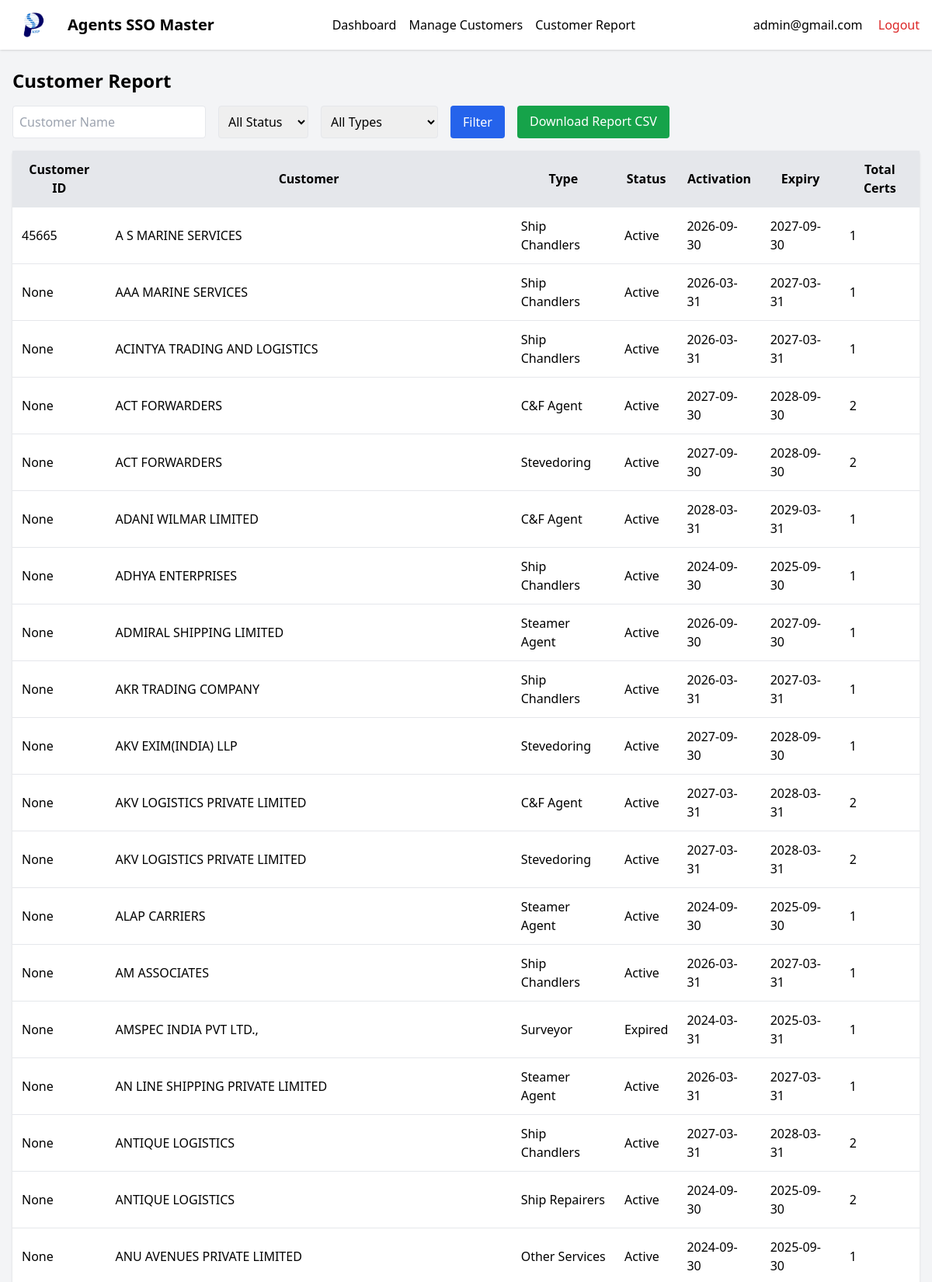
The app's page /report (signed in, upper part) with its own data.
### tables this page shows
CREATE TABLE certificates (
            id INTEGER PRIMARY KEY AUTOINCREMENT,
            customer_id INTEGER,
            cert_type TEXT,
            status TEXT,
            activation_date TEXT,
            expiration_date TEXT,
            verified INTEGER DEFAULT 0,
            FOREIGN KEY(customer_id) REFERENCES customers(id)
        );

CREATE TABLE customers (
            id INTEGER PRIMARY KEY AUTOINCREMENT,
            code TEXT UNIQUE,
            name TEXT,
            address TEXT,
            phone TEXT,
            email TEXT,
            pan TEXT,
            gst TEXT
        );

### main.py (the view)
@app.route('/report')
def report():
    if 'user_id' not in session:
        return redirect(url_for('login'))
    name_filter = request.args.get('name', '').strip().lower()
    status_filter = request.args.get('status', '')
    type_filter = request.args.get('type', '')
    conn = get_db_connection()
    query = '''
        SELECT c.name AS customer_name, c.code AS customer_code,
               cert.cert_type, cert.status,
               cert.activation_date, cert.expiration_date,
               (SELECT COUNT(*) FROM certificates WHERE customer_id = c.id) as total_certs
        FROM certificates cert
        JOIN customers c ON cert.customer_id = c.id
    '''
    filters = []
    params = []
    if name_filter:
        filters.append("LOWER(c.name) LIKE ?")
        params.append(f"%{name_filter}%")
    if status_filter:
        filters.append("cert.status = ?")
        params.append(status_filter)
    if type_filter:
        filters.append("cert.cert_type = ?")
        params.append(type_filter)
    if filters:
        query += " WHERE " + " AND ".join(filters)
    query += " ORDER BY c.name ASC, cert.cert_type ASC"
    report = conn.execute(query, params).fetchall()
    cert_types = [row["cert_type"] for row in conn.execute("SELECT DISTINCT cert_type FROM certificates").fetchall()]
    conn.close()
    return render_template("report.html", report=report, cert_types=cert_types)

### main.py (called while the page is built)
def get_db_connection():
    conn = sqlite3.connect(DATABASE)
    conn.row_factory = sqlite3.Row
    return conn

### templates/report.html (shortened to what this page needs)
{% extends "base.html" %}
{% block content %}
<div class="max-w-7xl mx-auto px-4 py-6">
  <h1 class="text-2xl font-bold mb-4">Customer Report</h1>
  <div class="flex gap-4 mb-4">
    <input type="text" id="fName" placeholder="Customer Name" class="border p-2 rounded"/>
    <select id="fStatus" class="border p-2 rounded">
      <option value="">All Status</option>
    </select>
    <select id="fType" class="border p-2 rounded">
      <option value="">All Types</option>
    </select>
    <button onclick="applyReportFilters()" class="bg-blue-600 text-white px-4 py-2 rounded hover:bg-blue-700">Filter</button>
    <a href="{{ url_for('download_report', name=request.args.get('name',''), status=request.args.get('status',''), type=request.args.get('type','')) }}"
       class="bg-green-600 text-white px-4 py-2 rounded hover:bg-green-700">Download Report CSV</a>
  </div>
  <table class="min-w-full bg-white rounded shadow">
    <thead class="bg-gray-200">
      <tr>
        <th class="p-3">Customer ID</th>
        <th class="p-3">Customer</th>
        <th class="p-3">Type</th>
        <th class="p-3">Status</th>
        <th class="p-3">Activation</th>
        <th class="p-3">Expiry</th>
        <th class="p-3">Total Certs</th>
      </tr>
    </thead>
    <tbody id="reportTable">
      {% for row in report %}
      <tr class="border-t">
        <td class="p-3">{{ row.customer_code }}</td>
        <td class="p-3">{{ row.customer_name }}</td>
        <td class="p-3">{{ row.cert_type }}</td>
        <td class="p-3">{{ row.status }}</td>
        <td class="p-3">{{ row.activation_date }}</td>
        <td class="p-3">{{ row.expiration_date }}</td>
        <td class="p-3">{{ row.total_certs }}</td>
      </tr>
      {% endfor %}
    </tbody>
  </table>
</div>
{% endblock %}

### records on screen
certificates: customer_code "45665", customer_name "A S MARINE SERVICES", cert_type "Ship Chandlers", status "Active", activation_date "2026-09-30", expiration_date "2027-09-30", total_certs "1"
certificates: customer_code "None", customer_name "AAA MARINE SERVICES", cert_type "Ship Chandlers", status "Active", activation_date "2026-03-31", expiration_date "2027-03-31", total_certs "1"
certificates: customer_code "None", customer_name "ACINTYA TRADING AND LOGISTICS", cert_type "Ship Chandlers", status "Active", activation_date "2026-03-31", expiration_date "2027-03-31", total_certs "1"
certificates: customer_code "None", customer_name "ACT FORWARDERS", cert_type "C&F Agent", status "Active", activation_date "2027-09-30", expiration_date "2028-09-30", total_certs "2"
certificates: customer_code "None", customer_name "ACT FORWARDERS", cert_type "Stevedoring", status "Active", activation_date "2027-09-30", expiration_date "2028-09-30", total_certs "2"
certificates: customer_code "None", customer_name "ADANI WILMAR LIMITED", cert_type "C&F Agent", status "Active", activation_date "2028-03-31", expiration_date "2029-03-31", total_certs "1"
certificates: customer_code "None", customer_name "ADHYA ENTERPRISES", cert_type "Ship Chandlers", status "Active", activation_date "2024-09-30", expiration_date "2025-09-30", total_certs "1"
certificates: customer_code "None", customer_name "ADMIRAL SHIPPING LIMITED", cert_type "Steamer Agent", status "Active", activation_date "2026-09-30", expiration_date "2027-09-30", total_certs "1"
certificates: customer_code "None", customer_name "AKR TRADING COMPANY", cert_type "Ship Chandlers", status "Active", activation_date "2026-03-31", expiration_date "2027-03-31", total_certs "1"
certificates: customer_code "None", customer_name "AKV EXIM(INDIA) LLP", cert_type "Stevedoring", status "Active", activation_date "2027-09-30", expiration_date "2028-09-30", total_certs "1"
certificates: customer_code "None", customer_name "AKV LOGISTICS PRIVATE LIMITED", cert_type "C&F Agent", status "Active", activation_date "2027-03-31", expiration_date "2028-03-31", total_certs "2"
certificates: customer_code "None", customer_name "AKV LOGISTICS PRIVATE LIMITED", cert_type "Stevedoring", status "Active", activation_date "2027-03-31", expiration_date "2028-03-31", total_certs "2"
certificates: customer_code "None", customer_name "ALAP CARRIERS", cert_type "Steamer Agent", status "Active", activation_date "2024-09-30", expiration_date "2025-09-30", total_certs "1"
certificates: customer_code "None", customer_name "AM ASSOCIATES", cert_type "Ship Chandlers", status "Active", activation_date "2026-03-31", expiration_date "2027-03-31", total_certs "1"
certificates: customer_code "None", customer_name "AMSPEC INDIA PVT LTD.,", cert_type "Surveyor", status "Expired", activation_date "2024-03-31", expiration_date "2025-03-31", total_certs "1"
certificates: customer_code "None", customer_name "AN LINE SHIPPING PRIVATE LIMITED", cert_type "Steamer Agent", status "Active", activation_date "2026-03-31", expiration_date "2027-03-31", total_certs "1"
certificates: customer_code "None", customer_name "ANTIQUE LOGISTICS", cert_type "Ship Chandlers", status "Active", activation_date "2027-03-31", expiration_date "2028-03-31", total_certs "2"
certificates: customer_code "None", customer_name "ANTIQUE LOGISTICS", cert_type "Ship Repairers", status "Active", activation_date "2024-09-30", expiration_date "2025-09-30", total_certs "2"
certificates: customer_code "None", customer_name "ANU AVENUES PRIVATE LIMITED", cert_type "Other Services", status "Active", activation_date "2024-09-30", expiration_date "2025-09-30", total_certs "1"

### other values on screen
{{ session.user_email }} "admin@gmail.com"
